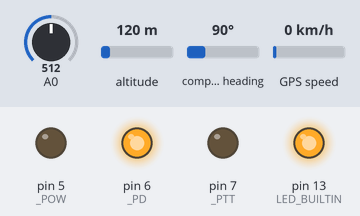
A sketch run on a simulated Arduino Uno, built with avr-gcc and run on an emulated ATmega328P. On the bench: output pins drawn as LEDs (lit = HIGH). Inputs (shaded band) come from the test bench; at power-on: GPS speed 0 km/h, A0 = 512, altitude 120 m, compass heading 90°. Random numbers use the default seed unless the sketch sets one; the GPS gets a fix after 3 s at 37.7749, -122.4194 with 8 satellites; the modem accepts every AT command (registered, SIM ready, sends succeed) and sends nothing else; pins used as bus, display or sensor lines are not drawn; what the sketch prints to the serial monitor is not drawn.

Above: at 8.2 s.
8.3 s: GPS speed set to 30 km/h
At 9.4 s:
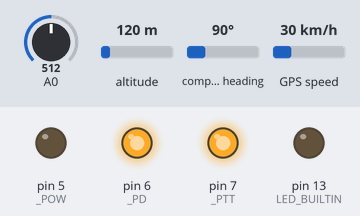
Timing chart, 0 to 50.0 s (numbered marks = the images above; inputs shaded):
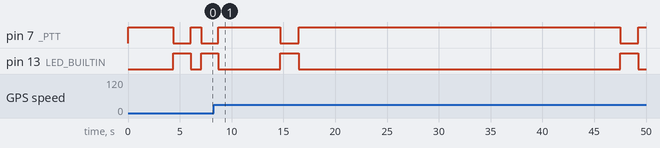

The sketch:

DORJI_APRS_TGPS.ino
```cpp
// (licence header left out)
#include <math.h>
#include <stdio.h>
#include <SoftwareSerial.h>
#include <TinyGPSPlus.h>

// Defines the Square Wave Output Pin
#define OUT_PIN 12

#define _1200   1
#define _2400   0

#define _FLAG       0x7e
#define _CTRL_ID    0x03
#define _PID        0xf0
#define _DT_EXP     ','
#define _DT_STATUS  '>'
#define _DT_POS     '!'

#define _GPRMC          1
#define _FIXPOS         2
#define _FIXPOS_STATUS  3
#define _STATUS         4
#define _BEACON         5

// Defines the Dorji Control PIN
#define _PTT      7
#define _PD       6
#define _POW      5

#define DRJ_TXD 10
#define DRJ_RXD 11

SoftwareSerial dorji(DRJ_RXD, DRJ_TXD);

bool nada = _2400;

/*
 * SQUARE WAVE SIGNAL GENERATION
 *
 * baud_adj lets you to adjust or fine tune overall baud rate
 * by simultaneously adjust the 1200 Hz and 2400 Hz tone,
 * so that both tone would scales synchronously.
 * adj_1200 determined the 1200 hz tone adjustment.
 * tc1200 is the half of the 1200 Hz signal periods.
 *
 *      -------------------------                           -------
 *     |                         |                         |
 *     |                         |                         |
 *     |                         |                         |
 * ----                           -------------------------
 *
 *     |<------ tc1200 --------->|<------ tc1200 --------->|
 *
 * adj_2400 determined the 2400 hz tone adjustment.
 * tc2400 is the half of the 2400 Hz signal periods.
 *
 *      ------------              ------------              -------
 *     |            |            |            |            |
 *     |            |            |            |            |
 *     |            |            |            |            |
 * ----              ------------              ------------
 *
 *     |<--tc2400-->|<--tc2400-->|<--tc2400-->|<--tc2400-->|
 *
 */
const float baud_adj = 0.975;
const float adj_1200 = 1.0 * baud_adj;
const float adj_2400 = 1.0 * baud_adj;
unsigned int tc1200 = (unsigned int)(0.5 * adj_1200 * 1000000.0 / 1200.0);
unsigned int tc2400 = (unsigned int)(0.5 * adj_2400 * 1000000.0 / 2400.0);

/*
 * This strings will be used to generate AFSK signals, over and over again.
 */
char mycall[8] = "LY2EN";
char myssid = 6;

char dest[8] = "APZ";
char dest_beacon[8] = "BEACON";

char digi[8] = "WIDE2";
char digissid = 2;

char comment[128] = "www.fb.com/ly1bwb";
char mystatus[128] = "Eterio vagys 2022";

char lati[9];
char lon[10];
int coord_valid;
const char sym_ovl = 'H';
const char sym_tab = 'a';

unsigned int tx_delay = 5000;
unsigned int str_len = 400;

char bit_stuff = 0;
unsigned short crc=0xffff;

TinyGPSPlus tgps;

SoftwareSerial gps = SoftwareSerial(9,8);
char rmc[100];
int rmc_stat;

/*
 *
 */
void set_nada_1200(void);
void set_nada_2400(void);
void set_nada(bool nada);

void send_char_NRZI(unsigned char in_byte, bool enBitStuff);
void send_string_len(const char *in_string, int len);

void calc_crc(bool in_bit);
void send_crc(void);

void send_packet(char packet_type);
void send_flag(unsigned char flag_len);
void send_header(char msg_type);
void send_payload(char type);

void set_io(void);
void print_code_version(void);
void print_debug(char type);

/*
 *
 */
void set_nada_1200(void)
{
  digitalWrite(OUT_PIN, true);
  delayMicroseconds(tc1200);
  digitalWrite(OUT_PIN, LOW);
  delayMicroseconds(tc1200);
}

void set_nada_2400(void)
{
  digitalWrite(OUT_PIN, true);
  delayMicroseconds(tc2400);
  digitalWrite(OUT_PIN, LOW);
  delayMicroseconds(tc2400);

  digitalWrite(OUT_PIN, true);
  delayMicroseconds(tc2400);
  digitalWrite(OUT_PIN, LOW);
  delayMicroseconds(tc2400);
}

void set_nada(bool nada)
{
  if(nada)
    set_nada_1200();
  else
    set_nada_2400();
}

/*
 * This function will calculate CRC-16 CCITT for the FCS (Frame Check Sequence)
 * as required for the HDLC frame validity check.
 *
 * Using 0x1021 as polynomial generator. The CRC registers are initialized with
 * 0xFFFF
 */
void calc_crc(bool in_bit)
{
  unsigned short xor_in;

  xor_in = crc ^ in_bit;
  crc >>= 1;

  if(xor_in & 0x01)
    crc ^= 0x8408;
}

void send_crc(void)
{
  unsigned char crc_lo = crc ^ 0xff;
  unsigned char crc_hi = (crc >> 8) ^ 0xff;

  send_char_NRZI(crc_lo, true);
  send_char_NRZI(crc_hi, true);
}

void send_header(char msg_type)
{
  char temp;

  /*
   * APRS AX.25 Header
   * ........................................................
   * |   DEST   |  SOURCE  |   DIGI   | CTRL FLD |    PID   |
   * --------------------------------------------------------
   * |  7 bytes |  7 bytes |  7 bytes |   0x03   |   0xf0   |
   * --------------------------------------------------------
   *
   * DEST   : 6 byte "callsign" + 1 byte ssid
   * SOURCE : 6 byte your callsign + 1 byte ssid
   * DIGI   : 6 byte "digi callsign" + 1 byte ssid
   *
   * ALL DEST, SOURCE, & DIGI are left shifted 1 bit, ASCII format.
   * DIGI ssid is left shifted 1 bit + 1
   *
   * CTRL FLD is 0x03 and not shifted.
   * PID is 0xf0 and not shifted.
   */

  /********* DEST ***********/
  if(msg_type == _BEACON)
  {
    temp = strlen(dest_beacon);
    for(int j=0; j<temp; j++)
      send_char_NRZI(dest_beacon[j] << 1, true);
  }
  else
  {
    temp = strlen(dest);
    for(int j=0; j<temp; j++)
      send_char_NRZI(dest[j] << 1, true);
  }
  if(temp < 6)
  {
    for(int j=0; j<(6 - temp); j++)
      send_char_NRZI(' ' << 1, true);
  }
  send_char_NRZI('0' << 1, true);


  /********* SOURCE *********/
  temp = strlen(mycall);
  for(int j=0; j<temp; j++)
    send_char_NRZI(mycall[j] << 1, true);
  if(temp < 6)
  {
    for(int j=0; j<(6 - temp); j++)
      send_char_NRZI(' ' << 1, true);
  }
  send_char_NRZI((myssid + '0') << 1, true);


  /********* DIGI ***********/
  temp = strlen(digi);
  for(int j=0; j<temp; j++)
    send_char_NRZI(digi[j] << 1, true);
  if(temp < 6)
  {
    for(int j=0; j<(6 - temp); j++)
      send_char_NRZI(' ' << 1, true);
  }
  send_char_NRZI(((digissid + '0') << 1) + 1, true);

  /***** CTRL FLD & PID *****/
  send_char_NRZI(_CTRL_ID, true);
  send_char_NRZI(_PID, true);
}

void send_payload(char type)
{
  /*
   * APRS AX.25 Payloads
   *
   * TYPE : POSITION
   * ........................................................
   * |DATA TYPE |    LAT   |SYMB. OVL.|    LON   |SYMB. TBL.|
   * --------------------------------------------------------
   * |  1 byte  |  8 bytes |  1 byte  |  9 bytes |  1 byte  |
   * --------------------------------------------------------
   *
   * DATA TYPE  : !
   * LAT        : ddmm.ssN or ddmm.ssS
   * LON        : dddmm.ssE or dddmm.ssW
   *
   *
   * TYPE : STATUS
   * ..................................
   * |DATA TYPE |    STATUS TEXT      |
   * ----------------------------------
   * |  1 byte  |       N bytes       |
   * ----------------------------------
   *
   * DATA TYPE  : >
   * STATUS TEXT: Free form text
   *
   *
   * TYPE : POSITION & STATUS
   * ..............................................................................
   * |DATA TYPE |    LAT   |SYMB. OVL.|    LON   |SYMB. TBL.|    STATUS TEXT      |
   * ------------------------------------------------------------------------------
   * |  1 byte  |  8 bytes |  1 byte  |  9 bytes |  1 byte  |       N bytes       |
   * ------------------------------------------------------------------------------
   *
   * DATA TYPE  : !
   * LAT        : ddmm.ssN or ddmm.ssS
   * LON        : dddmm.ssE or dddmm.ssW
   * STATUS TEXT: Free form text
   *
   *
   * All of the data are sent in the form of ASCII Text, not shifted.
   *
   */
  if(type == _GPRMC)
  {
    send_char_NRZI('$', true);
    send_string_len(rmc, strlen(rmc)-1);
  }
  else if(type == _FIXPOS)
  {
    send_char_NRZI(_DT_POS, true);
    send_string_len(lati, strlen(lati));
    send_char_NRZI(sym_ovl, true);
    send_string_len(lon, strlen(lon));
    send_char_NRZI(sym_tab, true);
  }
  else if(type == _STATUS)
  {
    send_char_NRZI(_DT_STATUS, true);
    send_string_len(mystatus, strlen(mystatus));
  }
  else if(type == _FIXPOS_STATUS)
  {
    send_char_NRZI(_DT_POS, true);
    send_string_len(lati, strlen(lati));
    send_char_NRZI(sym_ovl, true);
    send_string_len(lon, strlen(lon));
    send_char_NRZI(sym_tab, true);

    send_string_len(comment, strlen(comment));
  }
  else
  {
    send_string_len(mystatus, strlen(mystatus));
  }
}

/*
 * This function will send one byte input and convert it
 * into AFSK signal one bit at a time LSB first.
 *
 * The encode which used is NRZI (Non Return to Zero, Inverted)
 * bit 1 : transmitted as no change in tone
 * bit 0 : transmitted as change in tone
 */
void send_char_NRZI(unsigned char in_byte, bool enBitStuff)
{
  bool bits;

  for(int i = 0; i < 8; i++)
  {
    bits = in_byte & 0x01;

    calc_crc(bits);

    if(bits)
    {
      set_nada(nada);
      bit_stuff++;

      if((enBitStuff) && (bit_stuff == 5))
      {
        nada ^= 1;
        set_nada(nada);

        bit_stuff = 0;
      }
    }
    else
    {
      nada ^= 1;
      set_nada(nada);

      bit_stuff = 0;
    }

    in_byte >>= 1;
  }
}

void send_string_len(const char *in_string, int len)
{
  for(int j=0; j<len; j++)
    send_char_NRZI(in_string[j], true);
}

void send_flag(unsigned char flag_len)
{
  for(int j=0; j<flag_len; j++)
    send_char_NRZI(_FLAG, LOW);
}

/*
 * In this preliminary test, a packet is consists of FLAG(s) and PAYLOAD(s).
 * Standard APRS FLAG is 0x7e character sent over and over again as a packet
 * delimiter. In this example, 100 flags is used the preamble and 3 flags as
 * the postamble.
 */
void send_packet(char packet_type)
{
  print_debug(packet_type);

  digitalWrite(LED_BUILTIN, HIGH);
  digitalWrite(_PTT, !HIGH);

  delay(100);

  /*
   * AX25 FRAME
   *
   * ........................................................
   * |  FLAG(s) |  HEADER  | PAYLOAD  | FCS(CRC) |  FLAG(s) |
   * --------------------------------------------------------
   * |  N bytes | 22 bytes |  N bytes | 2 bytes  |  N bytes |
   * --------------------------------------------------------
   *
   * FLAG(s)  : 0x7e
   * HEADER   : see header
   * PAYLOAD  : 1 byte data type + N byte info
   * FCS      : 2 bytes calculated from HEADER + PAYLOAD
   */

  send_flag(200);
  crc = 0xffff;
  send_header(packet_type);
  send_payload(packet_type);
  send_crc();
  send_flag(3);

  digitalWrite(_PTT, ! LOW);
  digitalWrite(LED_BUILTIN, 0);
}

/*
 * Function to randomized the value of a variable with defined low and hi limit value.
 * Used to create random AFSK pulse length.
 */
void randomize(unsigned int &var, unsigned int low, unsigned int high)
{
  randomSeed(analogRead(A0));
  var = random(low, high);
}

void displayGPSInfo()
{
  Serial.print(F("Location: "));
  if (tgps.location.isValid())
  {
    Serial.print(tgps.location.lat(), 6);
    Serial.print(F(","));
    Serial.print(tgps.location.lng(), 6);
  }
  else
  {
    Serial.print(F("INVALID"));
  }

  Serial.print(F("  Date/Time: "));
  if (tgps.date.isValid())
  {
    Serial.print(tgps.date.month());
    Serial.print(F("/"));
    Serial.print(tgps.date.day());
    Serial.print(F("/"));
    Serial.print(tgps.date.year());
  }
  else
  {
    Serial.print(F("INVALID"));
  }

  Serial.print(F(" "));
  if (tgps.time.isValid())
  {
    if (tgps.time.hour() < 10) Serial.print(F("0"));
    Serial.print(tgps.time.hour());
    Serial.print(F(":"));
    if (tgps.time.minute() < 10) Serial.print(F("0"));
    Serial.print(tgps.time.minute());
    Serial.print(F(":"));
    if (tgps.time.second() < 10) Serial.print(F("0"));
    Serial.print(tgps.time.second());
    Serial.print(F("."));
    if (tgps.time.centisecond() < 10) Serial.print(F("0"));
    Serial.print(tgps.time.centisecond());
  }
  else
  {
    Serial.print(F("INVALID"));
  }

  Serial.println();
}

/*
 *
 */
void set_io(void)
{
  pinMode(LED_BUILTIN, OUTPUT);
  pinMode(OUT_PIN, OUTPUT);

  pinMode(DRJ_RXD, INPUT);
  pinMode(DRJ_TXD, OUTPUT);
  pinMode(_PTT, OUTPUT);
  pinMode(_PD, OUTPUT);
  pinMode(_POW, OUTPUT);

  digitalWrite(_PTT, ! LOW);
  digitalWrite(_PD, HIGH);
  digitalWrite(_POW, LOW);

  dorji.begin(9600);
  Serial.begin(115200);

}

void print_code_version(void)
{
  Serial.println(" ");
  Serial.print("Sketch:   ");   Serial.println(__FILE__);
  Serial.print("Uploaded: ");   Serial.println(__DATE__);
  Serial.println(" ");

  Serial.println("GPRMC APRS Transmitter - Started !!! \n");
}

void print_debug(char type)
{
  /*
   * PROTOCOL DEBUG.
   *
   * Will outputs the transmitted data to the serial monitor
   * in the form of TNC2 string format.
   *
   * MYCALL-N>APRS,DIGIn-N:<PAYLOAD STRING> <CR><LF>
   */

  /****** MYCALL ********/
  Serial.print(mycall);
  Serial.print('-');
  Serial.print(myssid, DEC);
  Serial.print('>');

  /******** DEST ********/
  if(type == _BEACON)
    Serial.print(dest_beacon);
  else
    Serial.print(dest);
  Serial.print(',');

  /******** DIGI ********/
  Serial.print(digi);
  Serial.print('-');
  Serial.print(digissid, DEC);
  Serial.print(':');

  /******* PAYLOAD ******/
  if(type == _GPRMC)
  {
    Serial.print('$');
    Serial.print(rmc);
  }
  else if(type == _FIXPOS)
  {
    Serial.print(_DT_POS);
    Serial.print(lati);
    Serial.print(sym_ovl);
    Serial.print(lon);
    Serial.print(sym_tab);
  }
  else if(type == _STATUS)
  {
    Serial.print(_DT_STATUS);
    Serial.print(mystatus);
  }
  else if(type == _FIXPOS_STATUS)
  {
    Serial.print(_DT_POS);
    Serial.print(lati);
    Serial.print(sym_ovl);
    Serial.print(lon);
    Serial.print(sym_tab);

    Serial.print(comment);
  }
  else
  {
    Serial.print(mystatus);
  }

  Serial.println(' ');

  Serial.print("Sleeping for ");
  Serial.print(tx_delay);
  Serial.println("ms");

  Serial.flush();
}

/*
 *
 */
void dorji_init(SoftwareSerial &ser)
{
  ser.println("AT+DMOCONNECT");
}

void dorji_reset(SoftwareSerial &ser)
{
  for(char i=0;i<3;i++)
    ser.println("AT+DMOCONNECT");
}

void dorji_setfreq(float txf, float rxf, SoftwareSerial &ser)
{
  ser.print("AT+DMOSETGROUP=0,");
  ser.print(txf, 4);
  ser.print(',');
  ser.print(rxf, 4);
  ser.println(",0000,0,0000");
}

void dorji_readback(SoftwareSerial &ser)
{
  String d;

  while(ser.available() < 1);
  if(ser.available() > 0)
  {
    d = ser.readString();
    Serial.print(d);
  }
}

void dorji_close(SoftwareSerial &ser)
{
  ser.end();
}

void DegreesToDegMinSec(float x, char *out, bool lon = false)
{
  int deg=x;
  float minutesRemainder = abs(x - deg) * 60;
  int arcMinutes = minutesRemainder;
  int arcSeconds = (minutesRemainder - arcMinutes) * 60;
  char dir = 'A';
  if (x >= 0) {
    if (lon)  dir = 'E';
     else     dir = 'N';
  }
  else {
    if (lon)  dir = 'W';
    else      dir = 'S';
  }
  if (lon)
    sprintf(out, "%03d%d.%d%c", deg, arcMinutes, arcSeconds, dir);
  else
    sprintf(out, "%02d%d.%d%c", deg, arcMinutes, arcSeconds, dir);
}

static void smartGPSDelay(unsigned long ms)
{
  unsigned long start = millis();
  do
  {
    while (gps.available())
      tgps.encode(gps.read());
  } while (millis() - start < ms);
}

/*
 *
 */
void setup()
{

  set_io();
  print_code_version();

  delay(250);

  dorji_reset(dorji);
  dorji_readback(dorji);
  delay(1000);
  dorji_setfreq(144.800, 144.800, dorji);
  dorji_readback(dorji);

  dorji_close(dorji);
  gps.begin(9600);

  randomSeed(analogRead(A0));

  send_packet(_BEACON);

}

void loop()
{

  smartGPSDelay(1000);

  if (millis() > 5000 && tgps.charsProcessed() < 10)
    Serial.println(F("No GPS data received: check module"));
  else
    displayGPSInfo();

  if (tgps.location.isValid()) {
    DegreesToDegMinSec(tgps.location.lat(), lati, false);
    DegreesToDegMinSec(tgps.location.lng(), lon, true);

    if (tgps.speed.kmph()>5) {
      send_packet(_FIXPOS);
      tx_delay = 30000;
    }
    else
      send_packet(random(4)+1);
  }
  else
     send_packet(_BEACON);

  delay(tx_delay);
  randomize(tx_delay, 5000, 60000);

}
```
